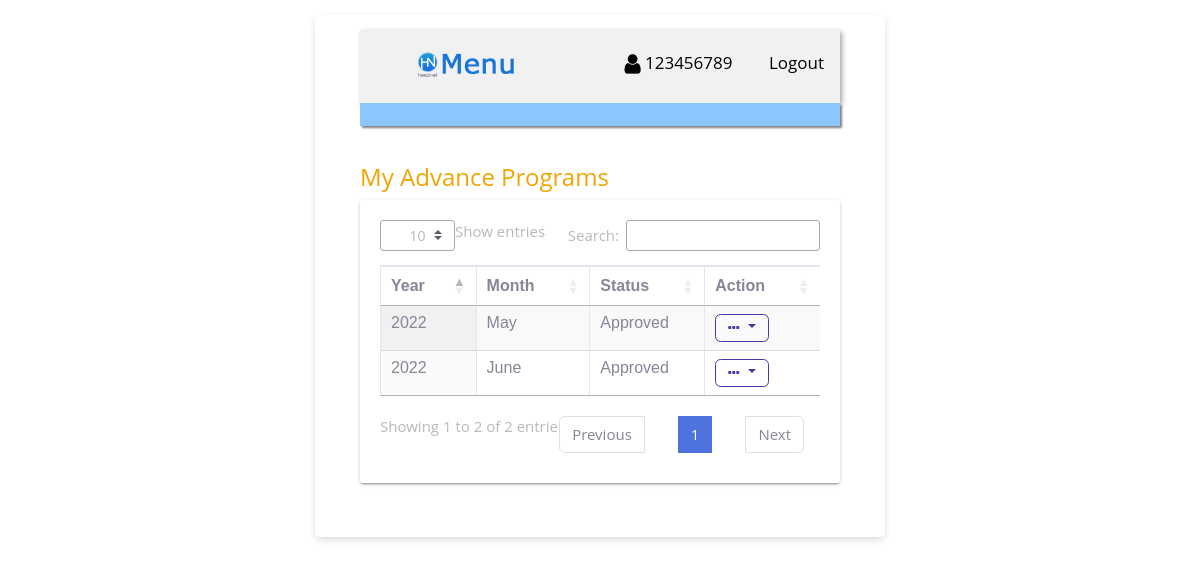
The app's page /my_ap.php (signed in) with its own data.
### tables this page shows
CREATE TABLE `ap` (
  `ap_id` int(5) UNSIGNED ZEROFILL NOT NULL,
  `nic` varchar(12) NOT NULL,
  `year` int(11) NOT NULL,
  `month` varchar(15) NOT NULL,
  `date` date NOT NULL,
  `status` int(11) NOT NULL,
  `app_by` varchar(12) NOT NULL,
  `app_date` date NOT NULL
);

CREATE TABLE `status` (
  `st_id` int(11) NOT NULL,
  `status` varchar(20) NOT NULL
);

### hzdef_/defhome.php (called while the page is built, shortened)
<?php
function status($conn,$id){
					$sql = "SELECT * FROM status where st_id='".$id."'";
					$rs=$conn->query($sql);
					if ($rs->num_rows > 0)
							{
								while ($row = $rs->fetch_assoc())
									{ 	$id=$row['status']; 	}
							}
					else    { $id='Not Available';}
					return $id;
					}
?>

### my_ap.php (the view, shortened to what this page needs)
 <?php
    if((!isset($_SESSION['s_cOde'])))
      {
        header("Location: index.php");
        exit();
      }
else{
        include "hzdef_/defhome.php";
}
?>
<?php include_once('header.php'); ?>
<div class="row">
        <div class="col-xl-12 col-lg-12 col-md-12 col-sm-12 col-12">
          <div class="page-header">
          <br><h4 class="pageheader-title"> My Advance Programs</h4>
          </div>
        </div>
      </div>
<link rel="stylesheet" type="text/css" href="http://ajax.aspnetcdn.com/ajax/jquery.dataTables/1.9.4/css/jquery.dataTables.css">
<div class="tile mb-4">
<div class="row">
    <div class="col-lg-12">
        <div class="panel panel-default">
              <div class="panel-body"><div>
        <div class="table-responsive">
        <table id="loadData2" class="table table-striped table-bordered table-hover display" >
        <thead>
        <tr><th>Year</th><th>Month</th><th>Status</th><th class="datatable-nosort">Action</th></tr>
        </thead>
        <tbody>
        <?php
          $sql="SELECT * FROM ap where nic='".$s_cOde."' ";
          $result = $conn->query($sql);
          while($row = mysqli_fetch_assoc($result)) {
                $year=$row["year"];
                $month=$row["month"];
                $status=$row["status"];
                $st_name=status($conn,$status);
                echo "<tr><td>$year</td><td>$month</td><td>$st_name</td>";
                echo "<td>";
                ?>
                <div class="dropdown">
                <a class="btn btn-outline-primary dropdown-toggle" href="#" role="button" data-toggle="dropdown">
                <i class="fa fa-ellipsis-h"></i></a>
                </div>
                <?php
                echo "</td>";
                echo "</tr>";
            }
        ?>
     </tbody>
    </table>
    </div>
    </div>
  </div>
</div>
</div>
</div>
<?php include_once('footer.php') ?>
</body></HTML>

### hzstyle/myst.css (style rules this page uses)
* { box-sizing: border-box; }
body { margin:0; font-family: "Lato", sans-serif; }

### style/myst.css (style rules this page uses)
*, *:before, *:after { box-sizing: border-box; }
body { padding: 1em; font-family: "Open Sans", "Helvetica Neue", Helvetica, Arial, sans-serif; font-size: 15px; color: #b9b9b9; background-image: url(../image/bg.jpg); background-repeat: no-repeat; }
h4 { color: #f0a500; }
.row { zoom: 1; }
.row:before, .row:after { content: ""; display: table; }
.row:after { clear: both; }

### my_ap.php (style rules this page uses)
table { font-family: arial, sans-serif; border-collapse: collapse; width: 100%; }
td, th { border: 1px solid #dddddd; text-align: left; padding: 8px; }

### records on screen
ap: year "2022", month "May", status.status "Approved"
ap: year "2022", month "June", status.status "Approved"

### other values on screen
$s_cOde "123456789"
